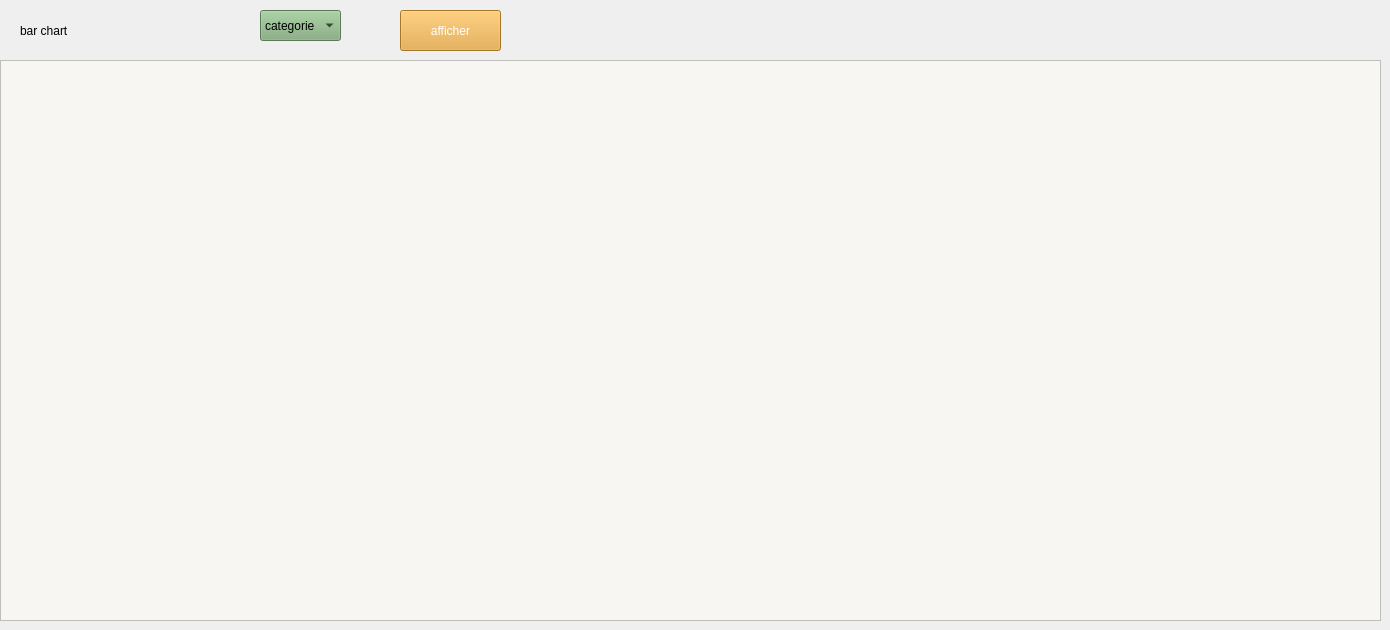
      <widget class="QWidget" name="tab_bar_eq">
       <attribute name="title">
        <string>Tab 2</string>
       </attribute>
       <widget class="QGraphicsView" name="graphicsView_bar_eq">
        <property name="geometry">
         <rect>
          <x>0</x>
          <y>60</y>
          <width>1381</width>
          <height>561</height>
         </rect>
        </property>
        <property name="styleSheet">
         <string notr="true">background-color: rgb(247, 246, 242);</string>
        </property>
       </widget>
       <widget class="QLabel" name="label_12">
        <property name="geometry">
         <rect>
          <x>20</x>
          <y>20</y>
          <width>61</width>
          <height>21</height>
         </rect>
        </property>
        <property name="text">
         <string>bar chart</string>
        </property>
       </widget>
       <widget class="QPushButton" name="afficher_bar_equipement">
        <property name="geometry">
         <rect>
          <x>400</x>
          <y>10</y>
          <width>101</width>
          <height>41</height>
         </rect>
        </property>
        <property name="styleSheet">
         <string notr="true">QPushButton {
    background-color: #E6A537;
	color: rgb(255, 255, 255);
}

QPushButton:hover {
    background-color: rgb(127, 170, 121);
	color:  #E6A537;
	border-color: rgb(255, 170, 0);
}</string>
        </property>
        <property name="text">
         <string>afficher</string>
        </property>
       </widget>
       <widget class="QComboBox" name="comboBox_critere_bar_eq">
        <property name="geometry">
         <rect>
          <x>260</x>
          <y>10</y>
          <width>81</width>
          <height>31</height>
         </rect>
        </property>
        <property name="styleSheet">
         <string notr="true">background-color: rgb(127, 170, 121);</string>
        </property>
        <item>
         <property name="text">
          <string>categorie</string>
         </property>
        </item>
       </widget>
      </widget>
